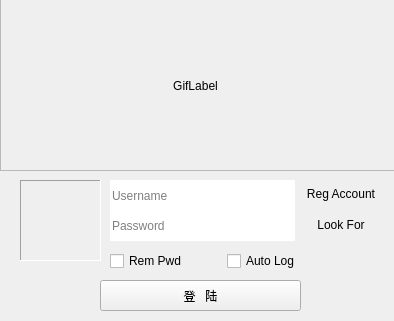
<?xml version="1.0" encoding="UTF-8"?>
<ui version="4.0">
 <class>qqLogin</class>
 <widget class="QWidget" name="qqLogin">
  <property name="enabled">
   <bool>true</bool>
  </property>
  <property name="geometry">
   <rect>
    <x>0</x>
    <y>0</y>
    <width>394</width>
    <height>321</height>
   </rect>
  </property>
  <property name="windowTitle">
   <string>Form</string>
  </property>
  <property name="styleSheet">
   <string notr="true"/>
  </property>
  <widget class="QPushButton" name="LoginPushButton">
   <property name="geometry">
    <rect>
     <x>100</x>
     <y>280</y>
     <width>201</width>
     <height>31</height>
    </rect>
   </property>
   <property name="text">
    <string>登   陆</string>
   </property>
  </widget>
  <widget class="QLabel" name="label">
   <property name="geometry">
    <rect>
     <x>360</x>
     <y>290</y>
     <width>31</width>
     <height>31</height>
    </rect>
   </property>
   <property name="text">
    <string/>
   </property>
   <property name="pixmap">
    <pixmap resource="images.qrc">:/qqLogin/images/barcode_2d.png</pixmap>
   </property>
  </widget>
  <widget class="QFrame" name="upGifFrame">
   <property name="geometry">
    <rect>
     <x>0</x>
     <y>-10</y>
     <width>411</width>
     <height>181</height>
    </rect>
   </property>
   <property name="styleSheet">
    <string notr="true"/>
   </property>
   <property name="frameShape">
    <enum>QFrame::StyledPanel</enum>
   </property>
   <property name="frameShadow">
    <enum>QFrame::Raised</enum>
   </property>
   <widget class="QLabel" name="gifLabel">
    <property name="geometry">
     <rect>
      <x>-20</x>
      <y>10</y>
      <width>431</width>
      <height>171</height>
     </rect>
    </property>
    <property name="layoutDirection">
     <enum>Qt::LeftToRight</enum>
    </property>
    <property name="frameShape">
     <enum>QFrame::NoFrame</enum>
    </property>
    <property name="frameShadow">
     <enum>QFrame::Raised</enum>
    </property>
    <property name="text">
     <string>GifLabel</string>
    </property>
    <property name="textFormat">
     <enum>Qt::AutoText</enum>
    </property>
    <property name="alignment">
     <set>Qt::AlignCenter</set>
    </property>
   </widget>
   <widget class="QWidget" name="layoutWidget">
    <property name="geometry">
     <rect>
      <x>290</x>
      <y>10</y>
      <width>101</width>
      <height>31</height>
     </rect>
    </property>
    <layout class="QHBoxLayout" name="horizontalLayout_2">
     <property name="spacing">
      <number>0</number>
     </property>
     <item>
      <widget class="QPushButton" name="setPushButton">
       <property name="sizePolicy">
        <sizepolicy hsizetype="Expanding" vsizetype="Expanding">
         <horstretch>0</horstretch>
         <verstretch>0</verstretch>
        </sizepolicy>
       </property>
       <property name="styleSheet">
        <string notr="true"/>
       </property>
       <property name="text">
        <string/>
       </property>
       <property name="icon">
        <iconset resource="images.qrc">
         <normaloff>:/qqLogin/images/gear.png</normaloff>:/qqLogin/images/gear.png</iconset>
       </property>
       <property name="flat">
        <bool>true</bool>
       </property>
      </widget>
     </item>
     <item>
      <widget class="QPushButton" name="miniPushButton">
       <property name="sizePolicy">
        <sizepolicy hsizetype="Expanding" vsizetype="Expanding">
         <horstretch>0</horstretch>
         <verstretch>0</verstretch>
        </sizepolicy>
       </property>
       <property name="focusPolicy">
        <enum>Qt::StrongFocus</enum>
       </property>
       <property name="text">
        <string/>
       </property>
       <property name="icon">
        <iconset resource="images.qrc">
         <normaloff>:/qqLogin/images/minus_1.png</normaloff>:/qqLogin/images/minus_1.png</iconset>
       </property>
       <property name="flat">
        <bool>true</bool>
       </property>
      </widget>
     </item>
     <item>
      <widget class="QPushButton" name="closePushButton">
       <property name="enabled">
        <bool>true</bool>
       </property>
       <property name="sizePolicy">
        <sizepolicy hsizetype="Expanding" vsizetype="Expanding">
         <horstretch>0</horstretch>
         <verstretch>0</verstretch>
        </sizepolicy>
       </property>
       <property name="cursor">
        <cursorShape>ArrowCursor</cursorShape>
       </property>
       <property name="mouseTracking">
        <bool>false</bool>
       </property>
       <property name="contextMenuPolicy">
        <enum>Qt::DefaultContextMenu</enum>
       </property>
       <property name="acceptDrops">
        <bool>false</bool>
       </property>
       <property name="text">
        <string/>
       </property>
       <property name="icon">
        <iconset resource="images.qrc">
         <normaloff>:/qqLogin/images/icon_close.png</normaloff>:/qqLogin/images/icon_close.png</iconset>
       </property>
       <property name="iconSize">
        <size>
         <width>20</width>
         <height>20</height>
        </size>
       </property>
       <property name="checkable">
        <bool>false</bool>
       </property>
       <property name="autoRepeat">
        <bool>false</bool>
       </property>
       <property name="autoExclusive">
        <bool>false</bool>
       </property>
       <property name="flat">
        <bool>true</bool>
       </property>
      </widget>
     </item>
    </layout>
   </widget>
  </widget>
  <widget class="QWidget" name="layoutWidget">
   <property name="geometry">
    <rect>
     <x>110</x>
     <y>250</y>
     <width>191</width>
     <height>22</height>
    </rect>
   </property>
   <layout class="QHBoxLayout" name="horizontalLayout">
    <item>
     <widget class="QCheckBox" name="remeberPasswdCheckBox">
      <property name="text">
       <string>Rem Pwd</string>
      </property>
     </widget>
    </item>
    <item>
     <spacer name="horizontalSpacer">
      <property name="orientation">
       <enum>Qt::Horizontal</enum>
      </property>
      <property name="sizeHint" stdset="0">
       <size>
        <width>40</width>
        <height>20</height>
       </size>
      </property>
     </spacer>
    </item>
    <item>
     <widget class="QCheckBox" name="automaticLoginCheckBox">
      <property name="text">
       <string>Auto Log</string>
      </property>
     </widget>
    </item>
   </layout>
  </widget>
  <widget class="QLabel" name="touXiangLabel">
   <property name="geometry">
    <rect>
     <x>20</x>
     <y>180</y>
     <width>81</width>
     <height>81</height>
    </rect>
   </property>
   <property name="styleSheet">
    <string notr="true"/>
   </property>
   <property name="frameShape">
    <enum>QFrame::Panel</enum>
   </property>
   <property name="frameShadow">
    <enum>QFrame::Sunken</enum>
   </property>
   <property name="text">
    <string/>
   </property>
   <property name="textFormat">
    <enum>Qt::PlainText</enum>
   </property>
   <property name="scaledContents">
    <bool>true</bool>
   </property>
   <property name="alignment">
    <set>Qt::AlignCenter</set>
   </property>
  </widget>
  <widget class="QPushButton" name="addFriendPushButton">
   <property name="geometry">
    <rect>
     <x>0</x>
     <y>290</y>
     <width>41</width>
     <height>31</height>
    </rect>
   </property>
   <property name="text">
    <string/>
   </property>
   <property name="icon">
    <iconset resource="images.qrc">
     <normaloff>:/qqLogin/images/addfriends.png</normaloff>:/qqLogin/images/addfriends.png</iconset>
   </property>
   <property name="iconSize">
    <size>
     <width>41</width>
     <height>31</height>
    </size>
   </property>
   <property name="autoDefault">
    <bool>false</bool>
   </property>
   <property name="flat">
    <bool>true</bool>
   </property>
  </widget>
  <widget class="QWidget" name="layoutWidget">
   <property name="geometry">
    <rect>
     <x>110</x>
     <y>180</y>
     <width>271</width>
     <height>61</height>
    </rect>
   </property>
   <layout class="QGridLayout" name="gridLayout">
    <item row="0" column="0">
     <layout class="QVBoxLayout" name="verticalLayout">
      <property name="spacing">
       <number>0</number>
      </property>
      <item>
       <widget class="QLineEdit" name="userNameLineEdit">
        <property name="sizePolicy">
         <sizepolicy hsizetype="Expanding" vsizetype="Expanding">
          <horstretch>0</horstretch>
          <verstretch>0</verstretch>
         </sizepolicy>
        </property>
        <property name="styleSheet">
         <string notr="true"/>
        </property>
        <property name="frame">
         <bool>false</bool>
        </property>
        <property name="placeholderText">
         <string>Username</string>
        </property>
        <property name="clearButtonEnabled">
         <bool>false</bool>
        </property>
       </widget>
      </item>
      <item>
       <widget class="QLineEdit" name="passwdLineEdit">
        <property name="sizePolicy">
         <sizepolicy hsizetype="Expanding" vsizetype="Expanding">
          <horstretch>0</horstretch>
          <verstretch>0</verstretch>
         </sizepolicy>
        </property>
        <property name="frame">
         <bool>false</bool>
        </property>
        <property name="placeholderText">
         <string>Password</string>
        </property>
        <property name="clearButtonEnabled">
         <bool>false</bool>
        </property>
       </widget>
      </item>
     </layout>
    </item>
    <item row="0" column="1">
     <layout class="QVBoxLayout" name="verticalLayout_2">
      <item>
       <widget class="QPushButton" name="registerPushButton">
        <property name="styleSheet">
         <string notr="true"/>
        </property>
        <property name="text">
         <string>Reg Account</string>
        </property>
        <property name="autoDefault">
         <bool>false</bool>
        </property>
        <property name="default">
         <bool>false</bool>
        </property>
        <property name="flat">
         <bool>true</bool>
        </property>
       </widget>
      </item>
      <item>
       <widget class="QPushButton" name="lookForPasswordPushButton">
        <property name="styleSheet">
         <string notr="true"/>
        </property>
        <property name="text">
         <string>Look For</string>
        </property>
        <property name="autoDefault">
         <bool>false</bool>
        </property>
        <property name="default">
         <bool>false</bool>
        </property>
        <property name="flat">
         <bool>true</bool>
        </property>
       </widget>
      </item>
     </layout>
    </item>
   </layout>
  </widget>
  <zorder>LoginPushButton</zorder>
  <zorder>label</zorder>
  <zorder>upGifFrame</zorder>
  <zorder>layoutWidget</zorder>
  <zorder>layoutWidget</zorder>
  <zorder>touXiangLabel</zorder>
  <zorder>addFriendPushButton</zorder>
 </widget>
 <resources>
  <include location="images.qrc"/>
 </resources>
 <connections/>
</ui>
